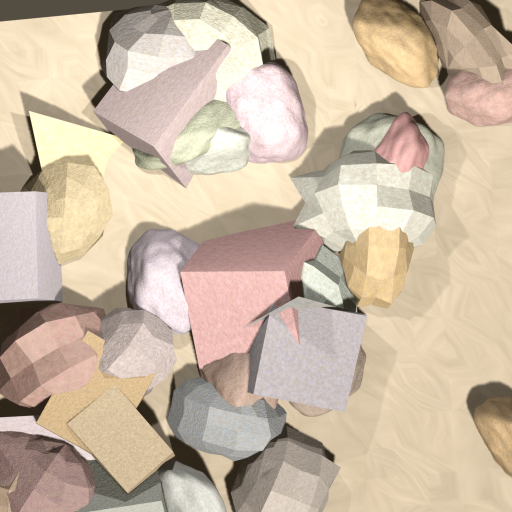
#> input picture dataset/images/000000.png, 1024 x 1024 px (shown at 1/2 size)
$ python -i run_fallback.py   (imports and definitions only)
#> lines starting #> are read from the running program, lines starting #| are printed output that depends on the picture; after the words box and inside, x2 and y2 are one past the last pixel; in counts of white or black regions, pixels touching at a corner belong together
### src/measurement/particle_measurer.py
import logging
from dataclasses import dataclass, field
from typing import List, Optional, Tuple

import cv2
import numpy as np
from skimage.measure import regionprops

logger = logging.getLogger(__name__)


@dataclass
class ParticleMeasurement:
    """单个颗粒的粒径测量结果。

    包含论文2024 Minerals Table 1/2/3/4 所需的全部参数。
    """

    particle_id: int
    bbox: tuple
    area_pixels: int
    area_mm2: float
    long_axis_pixels: float
    short_axis_pixels: float
    long_axis_mm: float
    short_axis_mm: float
    equivalent_diameter_pixels: float
    equivalent_diameter_mm: float
    axis_ratio: float
    centroid: tuple
    orientation_deg: float
    perimeter_pixels: float
    perimeter_mm: float = 0.0
    eq_circle_diameter_mm: float = 0.0
    circularity: float = 0.0
    mask: Optional[np.ndarray] = field(repr=False, default=None)


class ParticleMeasurer:
    """颗粒粒径测量器。

    基于分割掩码计算每个颗粒的几何参数：
    - 长轴 (major axis)：最佳拟合椭圆的长轴，通过掩码轮廓的 PCA 计算
    - 短轴 (minor axis)：最佳拟合椭圆的短轴
    - 等效直径 (equivalent diameter)：与颗粒面积相等的圆的直径

    支持两种尺度标定方式：
    1. 直接指定像素分辨率 (pixel_size_mm)
    2. 指定参考线段 (reference_length_pixels + reference_length_mm)
    """

    def __init__(
        self,
        pixel_size_mm: Optional[float] = None,
        reference_length_pixels: Optional[float] = None,
        reference_length_mm: Optional[float] = None,
        min_area_pixels: int = 100,
        max_area_pixels: int = 100000,
        long_short_axis_ratio_max: float = 10.0,
    ):
        self.pixel_size_mm = pixel_size_mm
        self.reference_length_pixels = reference_length_pixels
        self.reference_length_mm = reference_length_mm

        if pixel_size_mm is not None:
            self._scale_mm_per_pixel = pixel_size_mm
        elif reference_length_pixels is not None and reference_length_mm is not None:
            self._scale_mm_per_pixel = reference_length_mm / reference_length_pixels
        else:
            self._scale_mm_per_pixel = None
            logger.warning("未设置像素-毫米比例尺，粒径将以像素为单位输出")

        self.min_area_pixels = min_area_pixels
        self.max_area_pixels = max_area_pixels
        self.long_short_axis_ratio_max = long_short_axis_ratio_max

    def measure(
        self,
        segmentation_results: List[dict],
        detect_results: Optional[List[dict]] = None,
    ) -> List[ParticleMeasurement]:
        """对所有分割结果执行粒径测量。

        Args:
            segmentation_results: SAM 分割结果列表。
            detect_results: YOLOv8 检测结果列表 (可选，用于补充信息)。

        Returns:
            ParticleMeasurement 列表。
        """
        measurements = []
        valid_idx = 0

        for i, seg in enumerate(segmentation_results):
            mask = seg["mask"]

            if mask.sum() < self.min_area_pixels:
                continue
            if mask.sum() > self.max_area_pixels:
                continue

            geo = self._compute_geometry(mask)

            long_axis_px = geo["long_axis"]
            short_axis_px = geo["short_axis"]

            if short_axis_px > 0:
                axis_ratio = long_axis_px / short_axis_px
            else:
                axis_ratio = float("inf")

            if axis_ratio > self.long_short_axis_ratio_max:
                logger.debug(
                    "颗粒 %d 长宽比 %.2f 超过阈值 %.2f，跳过",
                    i, axis_ratio, self.long_short_axis_ratio_max,
                )
                continue

            scale = self._scale_mm_per_pixel or 1.0

            from metrics import equivalent_circle_diameter as _ecd, circularity as _circ

            area_mm2_val = float(mask.sum()) * scale ** 2 if self._scale_mm_per_pixel else -1.0
            perim_px = geo["perimeter"]
            perim_mm_val = perim_px * scale
            eq_cd_mm = float(_ecd(np.array([area_mm2_val]))[0]) if area_mm2_val > 0 else 0.0
            circ_val = float(_circ(np.array([area_mm2_val]), np.array([perim_mm_val]))[0]) if perim_mm_val > 0 else 0.0

            measurement = ParticleMeasurement(
                particle_id=valid_idx,
                bbox=seg.get("bbox", (0, 0, 0, 0)),
                area_pixels=int(mask.sum()),
                area_mm2=area_mm2_val,
                long_axis_pixels=long_axis_px,
                short_axis_pixels=short_axis_px,
                long_axis_mm=long_axis_px * scale,
                short_axis_mm=short_axis_px * scale,
                equivalent_diameter_pixels=geo["equivalent_diameter"],
                equivalent_diameter_mm=geo["equivalent_diameter"] * scale,
                axis_ratio=axis_ratio,
                centroid=geo["centroid"],
                orientation_deg=geo["orientation_deg"],
                perimeter_pixels=perim_px,
                perimeter_mm=perim_mm_val,
                eq_circle_diameter_mm=eq_cd_mm,
                circularity=circ_val,
                mask=mask,
            )
            measurements.append(measurement)
            valid_idx += 1

        logger.info(
            "完成 %d 个颗粒测量 (过滤 %d 个)",
            len(measurements),
            len(segmentation_results) - len(measurements),
        )
        return measurements

    def _compute_geometry(self, mask: np.ndarray) -> dict:
        """计算单个掩码的几何参数。

        使用掩码轮廓点的 PCA 计算长轴和短轴。
        """
        binary_mask = mask.astype(np.uint8)

        contours, _ = cv2.findContours(
            binary_mask, cv2.RETR_EXTERNAL, cv2.CHAIN_APPROX_NONE
        )

        if not contours:
            return self._fallback_geometry(binary_mask)

        all_points = np.vstack(contours).squeeze()

        if all_points.ndim != 2 or len(all_points) < 5:
            return self._fallback_geometry(binary_mask)

        mean = all_points.mean(axis=0)
        centered = all_points - mean
        cov = np.cov(centered.T)
        eigenvalues, eigenvectors = np.linalg.eigh(cov)

        sort_idx = np.argsort(eigenvalues)[::-1]
        eigenvalues = eigenvalues[sort_idx]
        eigenvectors = eigenvectors[:, sort_idx]

        long_axis = 4.0 * np.sqrt(eigenvalues[0])
        short_axis = 4.0 * np.sqrt(eigenvalues[1]) if len(eigenvalues) > 1 else 0.0

        orientation_rad = np.arctan2(eigenvectors[1, 0], eigenvectors[0, 0])
        orientation_deg = np.degrees(orientation_rad)
        orientation_deg = orientation_deg % 180

        props = regionprops(binary_mask)
        if props:
            eq_diameter = props[0].equivalent_diameter_area
            perimeter = props[0].perimeter
            centroid = (props[0].centroid[1], props[0].centroid[0])
        else:
            eq_diameter = 2.0 * np.sqrt(binary_mask.sum() / np.pi)
            perimeter = 0.0
            y_idx, x_idx = np.where(binary_mask)
            centroid = (float(x_idx.mean()), float(y_idx.mean()))

        return {
            "long_axis": float(long_axis),
            "short_axis": float(short_axis),
            "equivalent_diameter": float(eq_diameter),
            "orientation_deg": float(orientation_deg),
            "perimeter": float(perimeter),
            "centroid": centroid,
        }

    # [113 lines left out: functions _fallback_geometry, set_scale_from_reference, compute_particle_size_distribution, fit_rosin_rammler_distribution, not called in this run]

### metrics.py
"""
基于2024年《Minerals》顶刊论文《Identification of Rock Fragments after Blasting
by Using Deep Learning-Based Segment Anything Model》的评估指标体系。

实现了论文中所有的像素级和粒径级评估指标，严格遵循论文公式(1)-(9)。
"""

import logging
from dataclasses import dataclass, field
from pathlib import Path
from typing import Dict, List, Optional, Tuple

import numpy as np
from scipy.optimize import curve_fit
from scipy.stats import linregress

logger = logging.getLogger(__name__)

# ============================================================
# 第一部分：像素级评估指标 — 论文公式(1)~(3)
# ============================================================

# [157 lines left out: functions pixel_accuracy, mean_iou, compute_iou, dice_coefficient, compute_all_pixel_metrics, equivalent_circle_diameter, not called in this run]


def circularity(area_mm2: np.ndarray, perimeter_mm: np.ndarray) -> np.ndarray:
    """
    计算颗粒圆度 (Circularity)。

    Circularity = 4π × Area / Perimeter²

    正圆的圆度为 1，越不规则的形状圆度越小。

    Args:
        area_mm2:      颗粒面积 (mm²)
        perimeter_mm:  颗粒周长 (mm)

    Returns:
        圆度数组，范围 (0, 1]
    """
    area = np.asarray(area_mm2, dtype=np.float64)
    perimeter = np.asarray(perimeter_mm, dtype=np.float64)
    with np.errstate(invalid="ignore", divide="ignore"):
        result = 4.0 * np.pi * area / (perimeter ** 2)
    result = np.nan_to_num(result, nan=0.0, posinf=0.0)
    return np.clip(result, 0.0, 1.0)


# ============================================================
# 第三部分：Rosin-Rammler 粒径分布 — 论文公式(5)~(9)
# ============================================================

# [260 lines left out: functions rosin_rammler_cdf, rosin_rammler_pdf, fit_rosin_rammler, compute_characteristic_sizes, calc_rr_characteristic_sizes, compute_mae and 4 more, not called in this run]


# ============================================================
# 第五部分：完整评估报告
# ============================================================

@dataclass
class EvaluationReport:
    """完整的评估报告数据类 — 对应论文 Table 1, 2, 3, 4"""

    image_name: str = ""
    total_particles: int = 0

    # 像素级指标 — 对应 Table 1 / Table 3
    PA: float = 0.0
    mIOU: float = 0.0
    Dice: float = 0.0

    # Rosin-Rammler 拟合参数
    RR_Xm: float = 0.0
    RR_n: float = 0.0
    RR_R2: float = 0.0

    # 特征粒径 — 对应 Table 2 / Table 4
    pred_char_sizes: Dict[int, float] = field(default_factory=dict)
    gt_char_sizes: Dict[int, float] = field(default_factory=dict)

    # 粒径级评估指标 — 对应 Figure 15
    MAE_char: float = 0.0
    RMSE_char: float = 0.0
    R2_char: float = 0.0
    MRE_char: float = 0.0

    # 回归参数
    slope: float = 0.0
    intercept: float = 0.0
    r_value: float = 0.0

    # 颗粒级配数据
    pred_diameters: np.ndarray = field(repr=False, default_factory=lambda: np.array([]))
    gt_diameters: np.ndarray = field(repr=False, default_factory=lambda: np.array([]))


# [210 lines left out: functions generate_evaluation_report, print_evaluation_report, export_evaluation_csv, not called in this run]

### run_fallback.py
"""
Fallback 检测脚本 — 基于 OpenCV 的颗粒检测方案。

当 YOLOv8 + SAM (需 torch/GPU/模型权重) 不可用时，使用 OpenCV 的
自适应阈值 + 分水岭算法进行颗粒检测，然后利用现有的测量和统计模块
完成分析。

用法:
    python run_fallback.py --input "D:/2026/.../images" --scale 0.5
"""

import argparse
import logging
import sys
from pathlib import Path
from typing import List

import cv2
import numpy as np

sys.path.insert(0, str(Path(__file__).parent))

from src.measurement.particle_measurer import ParticleMeasurer, ParticleMeasurement
from src.statistics.analyzer import ParticleAnalyzer

# [5 lines not run here, left out]
logger = logging.getLogger("fallback")


def detect_particles_opencv(
    image_path: str,
    min_area: int = 200,
    max_area: int = 500000,
) -> List[dict]:
    """
    使用 OpenCV 自适应阈值 + 分水岭算法检测颗粒。

    处理流程:
    1. 灰度化 + 高斯模糊降噪
    2. 自适应阈值二值化
    3. 形态学操作 (开运算去噪 + 闭运算填孔)
    4. 距离变换 + 分水岭算法分割粘连颗粒
    5. 轮廓提取 + 面积过滤

    Args:
        image_path: 输入图像路径
        min_area:   最小颗粒面积 (像素)
        max_area:   最大颗粒面积 (像素)

    Returns:
        [{"mask": np.ndarray, "bbox": (x1,y1,x2,y2)}, ...]
    """
#> called with image_path = 'dataset/images/000000.png', min_area = 200, max_area = 500000
    img = cv2.imread(image_path)
#> img is the input picture: shape (1024, 1024, 3); mean B, G, R 165.8, 186.7, 204.5
    if img is None:
        logger.error("无法读取图像: %s", image_path)
        return []

    gray = cv2.cvtColor(img, cv2.COLOR_BGR2GRAY)
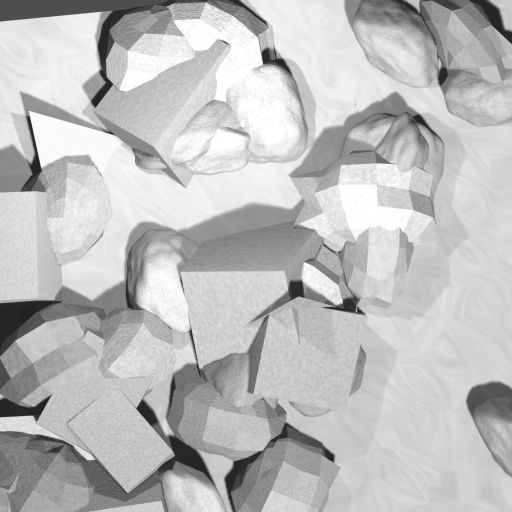
#> gray: shape (1024, 1024) (shown at 1/2 size); min 32, max 255, mean 189.6
    blurred = cv2.GaussianBlur(gray, (5, 5), 0)

    thresh = cv2.adaptiveThreshold(
        blurred, 255,
        cv2.ADAPTIVE_THRESH_GAUSSIAN_C,
        cv2.THRESH_BINARY_INV,
        blockSize=31,
        C=5,
    )
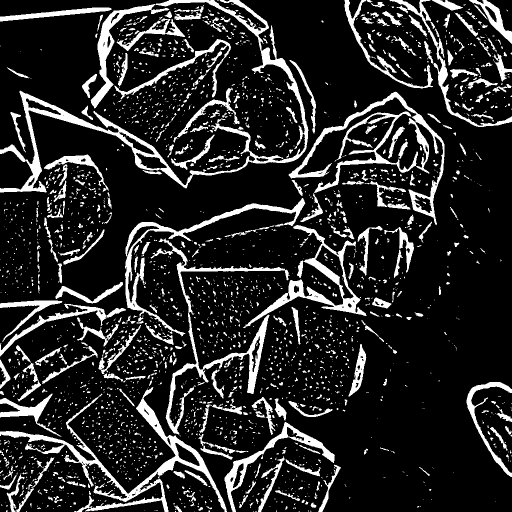
#> thresh: shape (1024, 1024) (shown at 1/2 size); 15.7% white; 2589 white regions (2053 under 20 px), largest, box (x1, y1, x2, y2) and area: (0, 0, 617, 385) 21803, (0, 774, 454, 1024) 12583, (577, 183, 889, 450) 11742

    kernel = cv2.getStructuringElement(cv2.MORPH_ELLIPSE, (3, 3))
    opened = cv2.morphologyEx(thresh, cv2.MORPH_OPEN, kernel, iterations=2)
#> opened: shape (1024, 1024); 12.2% white; 576 white regions (174 under 20 px), largest, box (x1, y1, x2, y2) and area: (0, 182, 375, 385) 8256, (0, 862, 454, 1024) 7131, (449, 844, 670, 1024) 4297
    closed = cv2.morphologyEx(opened, cv2.MORPH_CLOSE, kernel, iterations=3)
#> closed: shape (1024, 1024); 12.7% white; 431 white regions (141 under 20 px), largest, box (x1, y1, x2, y2) and area: (0, 775, 454, 1024) 11703, (331, 546, 732, 869) 9458, (0, 182, 375, 385) 9117

    dist = cv2.distanceTransform(closed, cv2.DIST_L2, 5)
    cv2.normalize(dist, dist, 0, 1.0, cv2.NORM_MINMAX)
#> dist: shape (1024, 1024) float32; min 0, max 1, mean 0.0216

    _, sure_fg = cv2.threshold(dist, 0.25 * dist.max(), 255, 0)
#> sure_fg: shape (1024, 1024) float32; 2.4% white; 451 white regions (314 under 20 px), largest, box (x1, y1, x2, y2) and area: (185, 13, 301, 211) 2221, (277, 802, 419, 954) 1511, (0, 800, 94, 837) 812
    sure_fg = np.uint8(sure_fg)

    sure_bg = cv2.dilate(closed, kernel, iterations=5)
#> sure_bg: shape (1024, 1024); 30.3% white; 184 white regions, largest, box (x1, y1, x2, y2) and area: (0, 0, 894, 1024) 221820, (760, 0, 1024, 259) 14595, (736, 303, 894, 442) 6827
    unknown = cv2.subtract(sure_bg, sure_fg)
#> unknown: shape (1024, 1024); 27.9% white; 187 white regions, largest, box (x1, y1, x2, y2) and area: (0, 0, 894, 1024) 200541, (760, 0, 1024, 259) 13795, (736, 303, 894, 442) 6604

    _, markers = cv2.connectedComponents(sure_fg)
#> markers: shape (1024, 1024) int32; 452 distinct labels, from 0 to 451
    markers = markers + 1
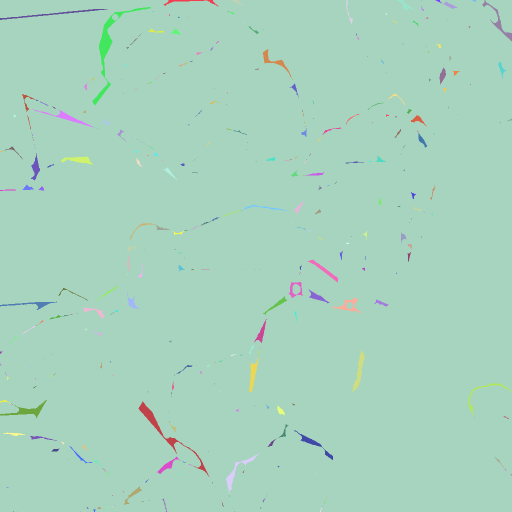
#> markers: shape (1024, 1024) int32 (shown at 1/2 size); 452 distinct labels, from 1 to 452; one colour per label, 0 black
    markers[unknown == 255] = 0
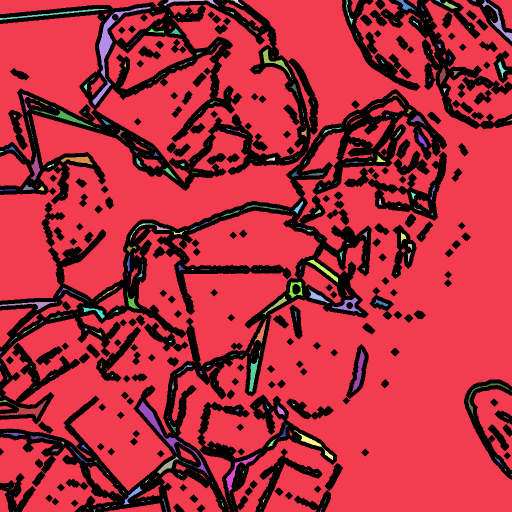
#> markers: shape (1024, 1024) int32 (shown at 1/2 size); 453 distinct labels, from 0 to 452; one colour per label, 0 black

    markers = cv2.watershed(img, markers.copy())
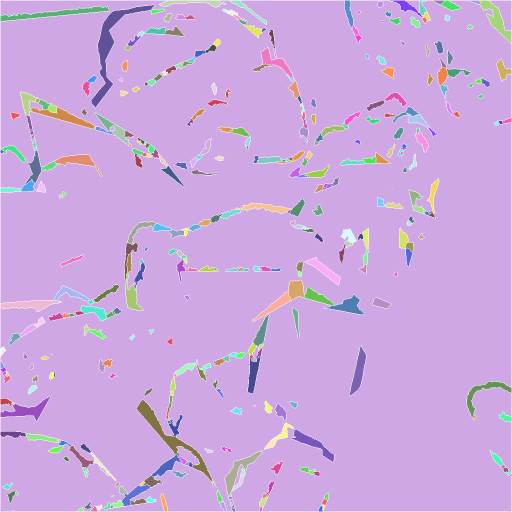
#> markers: shape (1024, 1024) int32 (shown at 1/2 size); 449 distinct labels, from -1 to 451; one colour per label, 0 black, -1 white
    img[markers == -1] = [0, 0, 255]
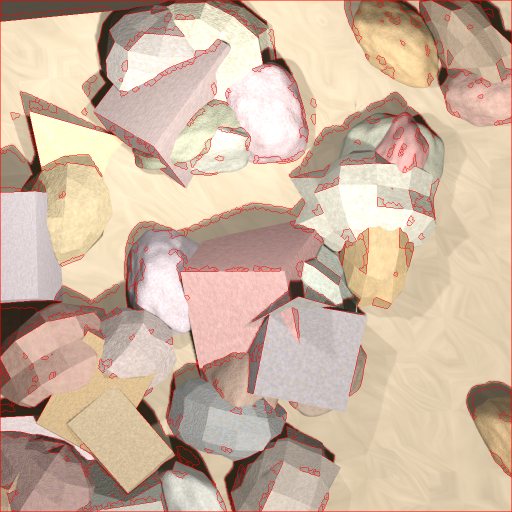
#> img: shape (1024, 1024, 3) (shown at 1/2 size); 2.72% of pixels changed, all inside (x1, y1, x2, y2) = (0, 0, 1024, 1024)

    results = []
    for label in range(2, markers.max() + 1):
        mask = (markers == label).astype(np.uint8)
        area = int(mask.sum())

        if area < min_area or area > max_area:
            continue

        contours, _ = cv2.findContours(mask, cv2.RETR_EXTERNAL, cv2.CHAIN_APPROX_SIMPLE)
        if not contours:
            continue

        cnt = contours[0]
        x, y, w, h = cv2.boundingRect(cnt)

        results.append({
            "mask": mask,
            "bbox": (x, y, x + w, y + h),
        })
#> this loop made 450 passes
#> area on passes 7, 8, 11: 106, 99, 98
#> pass 3, in detect_particles_opencv, `mask = (markers == label).astype(np.uint8)`:
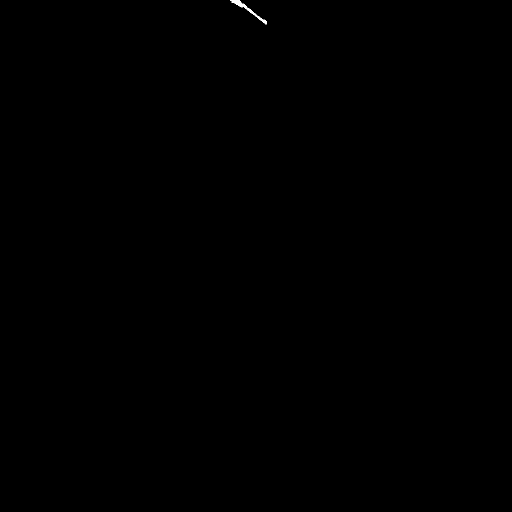
#> mask: shape (1024, 1024) (shown at 1/2 size); values 0 (black) and 1 (white), 0.04% white; 1 white region, box (x1, y1, x2, y2) and area: (460, 1, 533, 49) 441
#> after the loop, results = 125 items

    logger.info("  检测到 %d 个颗粒", len(results))
    return results


def process_one_image(image_path: str, output_dir: Path, scale: float = None):
    """处理单张影像的完整流程"""
    image_name = Path(image_path).stem
    logger.info("处理: %s", image_name)

    particles = detect_particles_opencv(image_path)
#> particles = 125 items

    if len(particles) == 0:
        logger.warning("  未检测到颗粒，跳过")
        return None

    measurer = ParticleMeasurer(pixel_size_mm=scale)
    measurements = measurer.measure(particles)
#> the loop in measure, `for i, seg in enumerate(segmentation_results):` made 125 passes
#> (mean in _compute_geometry, cov in _compute_geometry, eigenvalues in _compute_geometry, eigenvectors in _compute_geometry, long_axis in _compute_geometry, short_axis in _compute_geometry, orientation_rad in _compute_geometry, orientation_deg in _compute_geometry) on passes 2 to 4: ([496.8, 20.39], [[469.9, 312.2], [312.2, 219]], [680.9, 7.97], [[-0.828, 0.56], [-0.56, -0.828]], 104.4, 11.3, -2.55, 34.06), ([698, 27.16], [[29.26, 60.38], [60.38, 309.5]], [322, 16.81], [[0.202, -0.979], [0.979, 0.202]], 71.77, 16.4, 1.37, 78.34), ([812.9, 13.72], [[336.7, 159.6], [159.6, 108.3]], [418.7, 26.31], [[-0.889, 0.457], [-0.457, -0.889]], 81.85, 20.52, -2.67, 27.2)

#> (the run stopped early here; a loop or call above may not have finished)

$ run again, on dataset/images/000002.png
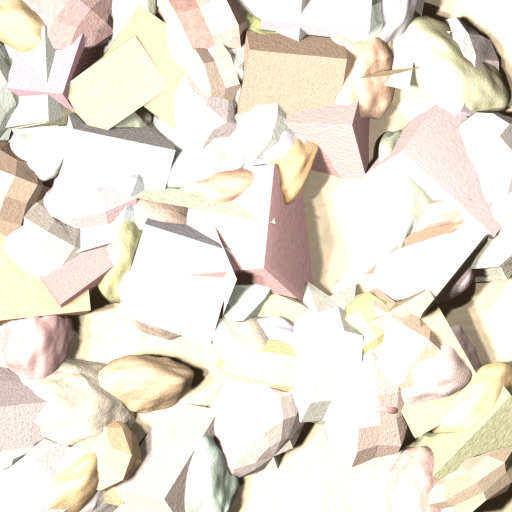
#> input picture dataset/images/000002.png, 1024 x 1024 px (shown at 1/2 size)
#> in detect_particles_opencv, img is the input picture: shape (1024, 1024, 3); mean B, G, R 216.3, 228.8, 236
#> in detect_particles_opencv, `thresh = cv2.adaptiveThreshold( blurred, 255, cv2.ADAPTIVE_THRESH_GAUS..`:
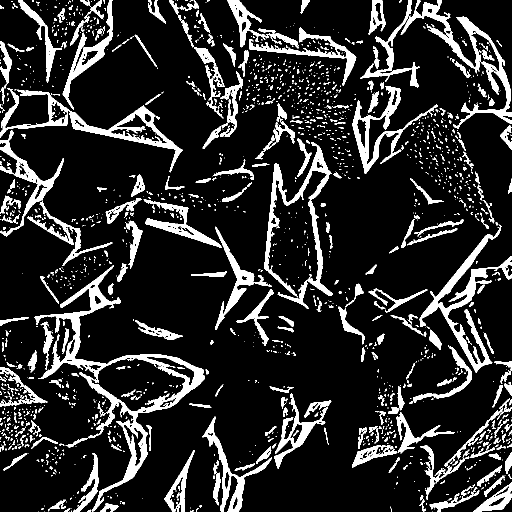
#> thresh: shape (1024, 1024) (shown at 1/2 size); 15% white; 1800 white regions (1402 under 20 px), largest, box (x1, y1, x2, y2) and area: (69, 531, 410, 1024) 16504, (839, 449, 1024, 745) 8423, (801, 0, 1024, 258) 7970
#> opened: shape (1024, 1024); 12% white; 497 white regions (120 under 20 px), largest, box (x1, y1, x2, y2) and area: (85, 533, 410, 818) 9408, (839, 468, 988, 745) 7298, (528, 290, 662, 591) 4665
#> closed: shape (1024, 1024); 12.6% white; 339 white regions (73 under 20 px), largest, box (x1, y1, x2, y2) and area: (85, 533, 410, 865) 12944, (725, 0, 1024, 249) 8959, (839, 459, 1001, 745) 7954
#> sure_bg: shape (1024, 1024); 28.3% white; 146 white regions, largest, box (x1, y1, x2, y2) and area: (80, 528, 423, 1024) 37682, (720, 0, 1024, 304) 24193, (35, 0, 370, 339) 22174
#> unknown: shape (1024, 1024); 24.7% white; 152 white regions, largest, box (x1, y1, x2, y2) and area: (80, 528, 423, 1024) 31100, (720, 0, 1024, 304) 20383, (508, 203, 687, 623) 18435
#> in detect_particles_opencv, `img[markers == -1] = [0, 0, 255]`:
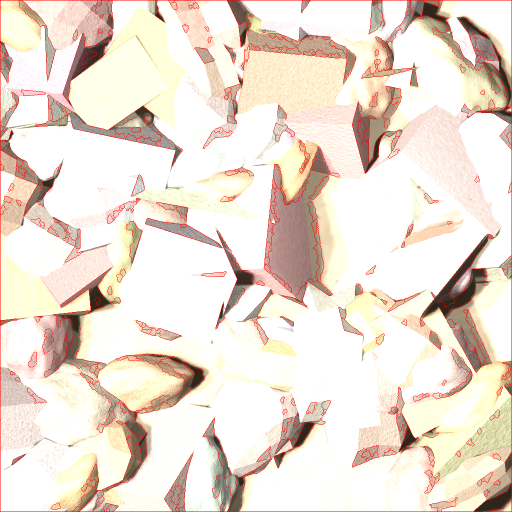
#> img: shape (1024, 1024, 3) (shown at 1/2 size); 2.88% of pixels changed, all inside (x1, y1, x2, y2) = (0, 0, 1024, 1024)
#> the loop in detect_particles_opencv, `for label in range(2, markers.max() + 1):` made 415 passes
#> area on passes 4, 6, 7: 42, 187, 118
#> after the loop in detect_particles_opencv, `for label in range(2, markers.max() + 1):`: results = 129 items
#> the loop in measure, `for i, seg in enumerate(segmentation_results):` made 129 passes
#> (mean in _compute_geometry, cov in _compute_geometry, eigenvalues in _compute_geometry, eigenvectors in _compute_geometry, long_axis in _compute_geometry, short_axis in _compute_geometry, orientation_rad in _compute_geometry, orientation_deg in _compute_geometry) on passes 1 to 3: ([62.61, 26.6], [[250.1, 217.3], [217.3, 237]], [461, 26.11], [[-0.718, 0.696], [-0.696, -0.718]], 85.88, 20.44, -2.37, 44.13), ([480.9, 26.71], [[207.8, 158.3], [158.3, 316.5]], [429.5, 94.79], [[0.581, -0.814], [0.814, 0.581]], 82.89, 38.94, 0.951, 54.47), ([870.8, 32.41], [[380.1, 186.2], [186.2, 229.2]], [505.6, 103.7], [[-0.829, 0.559], [-0.559, -0.829]], 89.94, 40.73, -2.55, 33.97)
